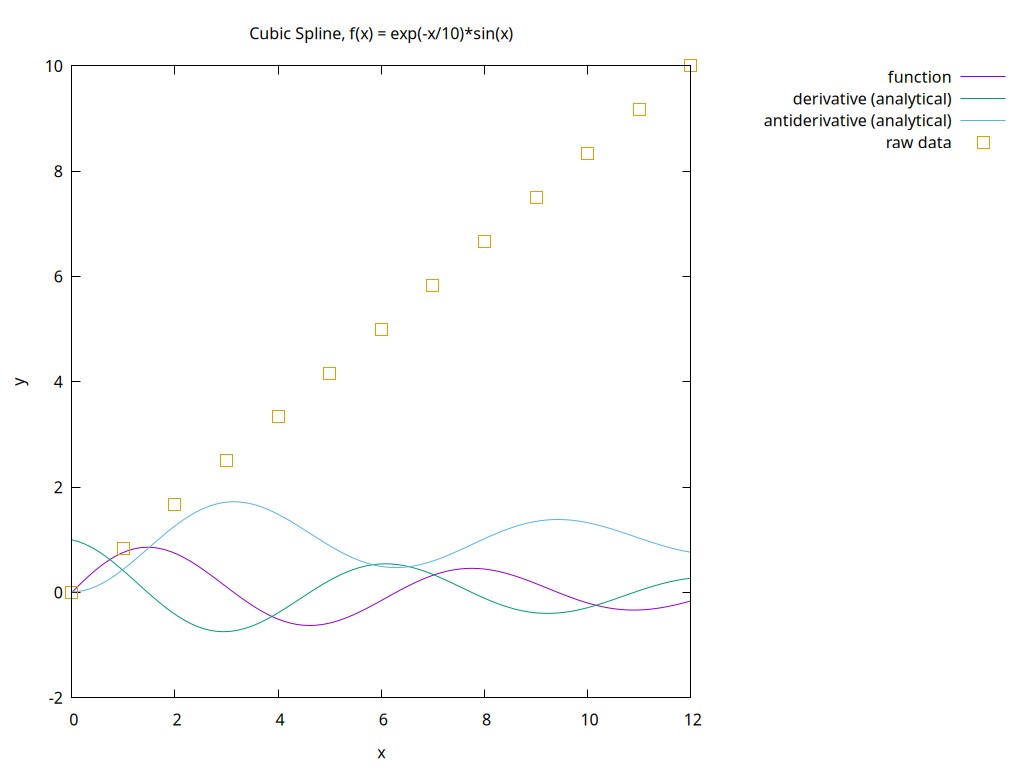

Recreate this plot in gnuplot.
set terminal pngcairo size 1024, 768 background "white"
set out outfile
set xlabel "x"
set ylabel "y"
set key outside right

df(x)=exp(-x/10)*(cos(x)-0.1*sin(x))
f(x)=exp(-x/10)*sin(x)
F(x)=-(10./101.)*exp(-x/10)*(10*cos(x)+sin(x))+1
set title "Cubic Spline, f(x) = exp(-x/10)*sin(x)"
plot f(x) title "function", \
df(x) title "derivative (analytical)", \
F(x) title "antiderivative (analytical)", \
data w p pointsize 2 title "raw data", \
interpolation skip 1 u 1:2 w p title "cubic spline", \
interpolation skip 1 u 1:3 w p title "spline differentiation", \
interpolation skip 1 u 1:4 w p title "spline integration"
